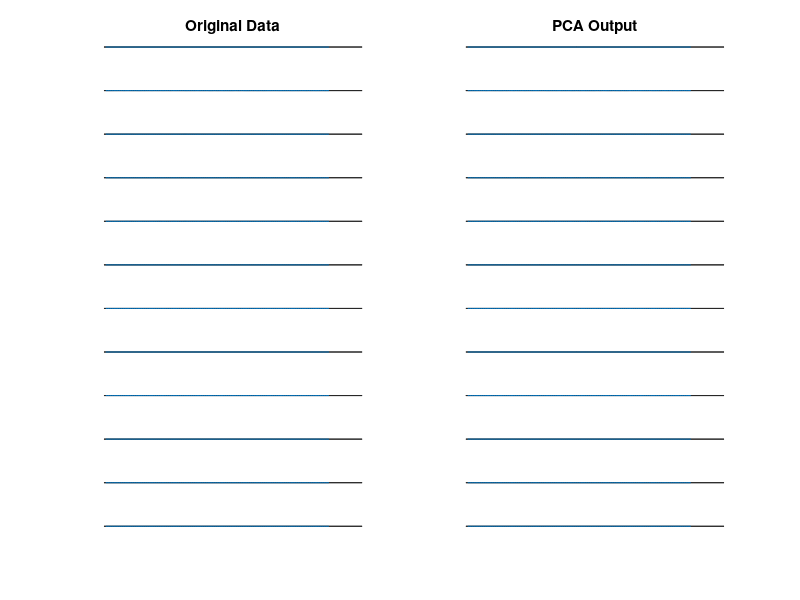

MATLAB code for this plot: (Note: this script raises an error after producing the figure.)
%%%%%%%%%%%%%%%%%%%%%%%%%%%%%%%%%%%%%%%%%%%%%%%%%%%%%%%%%%%%%%%%%%%%%%%%%%%%%%%%%%%%%%
%TCP Sync flood - PCA only as previous work
%
%
%Author : 
%Date Created : 
%%%%%%%%%%%%%%%%%%%%%%%%%%%%%%%%%%%%%%%%%%%%%%%%%%%%%%%%%%%%%%%%%%%%%%%%%%%%%%%%%%%%%%
clear all;%#ok
close all;
clc


%Load the saved feature dataset 
load('tcpsync_Feat.mat');

%%
%Calculate PCA
[pc,score,ev] = pca(X);
PCA_out = score*pc';

%Remove redundant information - eigen values are less or equal to zero
j=1;
for ii=1:size(PCA_out,2)
    if(sum(PCA_out(:,ii))==0)
%         disp('All zeros');
    else
        nwPCA(:,j)=PCA_out(:,ii);
        j=j+1;
    end  
end

%%
%Create attkmatrix
N=size(PCA_out,1);
S1={};
attkmatrx =zeros(2,N);

for ii=1:N
    if(PCA_out(ii,4)<1)
        S1{ii}='Normal';%#ok
        attkmatrx(1,ii)=1;
    else
        S1{ii}='Attack';%#ok
        attkmatrx(2,ii)=1;
    end
end

indx=randperm(N,8);
temp=attkmatrx(indx);
attkmatrx(indx) = xor(temp,temp);
%%
%Plotting Inputs vs reduced PCA output
D = size(X,2);
for d=1:D
    % Original Data
    subplot(D,2,2*d-1);
    plot(X(:,d));
    ylabel(['x_' num2str(d)]);
    if d==D
        xlabel('Sample Index');
    end
    if d==1
        title('Original Data');
    end 
end

grid on;
D1 = size(PCA_out,2);
for d1=1:D1
   % Transformed Data
    subplot(D1,2,2*d1);
    plot(PCA_out(:,d1));
    ylabel(['y_' num2str(d1)]);
    if d1==D1
        xlabel('Sample Index');
    end
    if d1==1
        title('PCA Output');
    end
    grid on;  
end

%%
S2={};
for ii=1:N
    if(attkmatrx(1,ii)==1)
        S2{ii}='Normal';
    else
        S2{ii}='Attack';
    end
end

%%
% Classification using FeedForward Networks
input=nwPCA';
t=attkmatrx;

% Create a Pattern Recognition Network
trainFcn = 'trainscg';
hiddenLayerSize = 10;
net = patternnet(hiddenLayerSize);

% Set up Division of Data for Training, Validation, Testing
net.divideParam.trainRatio = 70/100;
net.divideParam.valRatio = 15/100;
net.divideParam.testRatio = 15/100;

% Train the Network
[net,tr] = train(net,input,t);

% Test the Network
testX = input;
testT = t;

testY = net(testX);

%Plotting
figure
plotconfusion(testT,testY);
figure
plotroc(testT,testY);

%Plot Errors
errors=testT-testY;
E=abs(errors(1,:));
figure;
plot([1:length(E)],E);%#ok
xlabel('Instances');
ylabel('Errors=target-outputs');
title('Errors Plot');


%%
%Metrics Calculation
% Actual | Neg | True Neg  | False Pos |
%        | Pos | False Neg | True Pos  |

[c,cm,ind,per] = confusion(testT,testY);

TP = cm(2,2);
TN = cm(1,1);
FP = cm(1,2);
FN = cm(2,1);

Precision = (TP / (TP + FP))*100;
Accuracy = ((TP+TN)/(TP+TN+FP+FN))*100;
Sensitivity = (TP/(TP+FN))*100;
Specificity = (TN/(FP+TN))*100;
Fscore = ((2*TP)/(2*TP+FP+FN))*100;
FallOut = ( FP /(FP + TN))*100;               %False POsitive Rate
NPV = (TN / (TN + FN))*100;                   %NEgaitve Predictive Value

ID_Met = [Precision;Accuracy;Sensitivity;Specificity;Fscore;FallOut;NPV];

%%
%Plot the attack and normal traffic with reduced dataset
figure;
plot([1:N],input(1,:));%#ok
xlabel('Sample Index');
ylabel('Traffic Fitness');
title('Traffic Data');

%%
%INtrusion Prevention System
Xips={};

%Reconstruct the IP and feature with class table for user 
for ii=1:N
    Xips{ii,1}=myStr(ii).SrcIP;%#ok
    Xips{ii,2}=myStr(ii).DstIP;%#ok
    Xips{ii,3}=input(ii);%#ok
    Xips{ii,4}=S2{ii};%#ok
end

%Filter the system and white list the attack IP sources
%Filter target
filt_tgt = zeros(2,N);
for ii=1:N
    if(strcmp(Xips{ii,4},'Normal'))
        filt_tgt(1,ii)=1;
    else
        filt_tgt(2,ii)=1; 
    end
end

temp1=filt_tgt(indx);
filt_tgt(indx) = xor(temp1,temp1);

input1=input;
tgt=filt_tgt;

% Create a Pattern Recognition Network
hiddenLayerSize = 10;
net1 = patternnet(hiddenLayerSize);

% Set up Division of Data for Training, Validation, Testing
net1.divideParam.trainRatio = 70/100;
net1.divideParam.valRatio = 15/100;
net1.divideParam.testRatio = 15/100;

% Train the Network
[net1,tr1] = train(net1,input1,tgt);

% Test the Network
outputs_ips = net1(input);

%Plotting - IPS
figure
plotconfusion(tgt,outputs_ips);
figure
plotroc(tgt,outputs_ips);

%Metrics for IPS

[c1,cm1,ind1,per1] = confusion(tgt,outputs_ips);

TP1 = cm1(2,2);
TN1 = cm1(1,1);
FP1 = cm1(1,2);
FN1 = cm1(2,1);

Precision1 = (TP1 / (TP1 + FP1))*100;
Accuracy1 = ((TP1+TN1)/(TP1+TN1+FP1+FN1))*100;
Sensitivity1 = (TP1/(TP1+FN1))*100;
Specificity1 = (TN1/(FP1+TN1))*100;
Fscore1 = ((2*TP1)/(2*TP1+FP1+FN1))*100;
FallOut1 = ( FP1 /(FP1 + TN1))*100;               %False POsitive Rate
NPV1 = (TN1 / (TN1 + FN1))*100; 

IP_Met = [Precision1;Accuracy1;Sensitivity1;Specificity1;Fscore1;FallOut1;NPV1];

%%
%Save the Black Listed SourceIP Addresses to the cloud
blist={};j=1;
for ii=1:N
    if(strcmp(Xips{ii,4},'Attack'))
        blist{j}=Xips{ii,1};%#ok
        j=j+1;
    end
end
 
[nrows, ncols]=size(blist);
%Write the blacklist to a txt file
fid1=fopen('C:\apachetomcat9\webapps\TestDoc\BlackList.xls','w');
for col=1:ncols
    fprintf(fid1,'%s\n',blist{1,col});
end
fclose(fid1);

%Save to Cloud
blacklisttoCloud()
